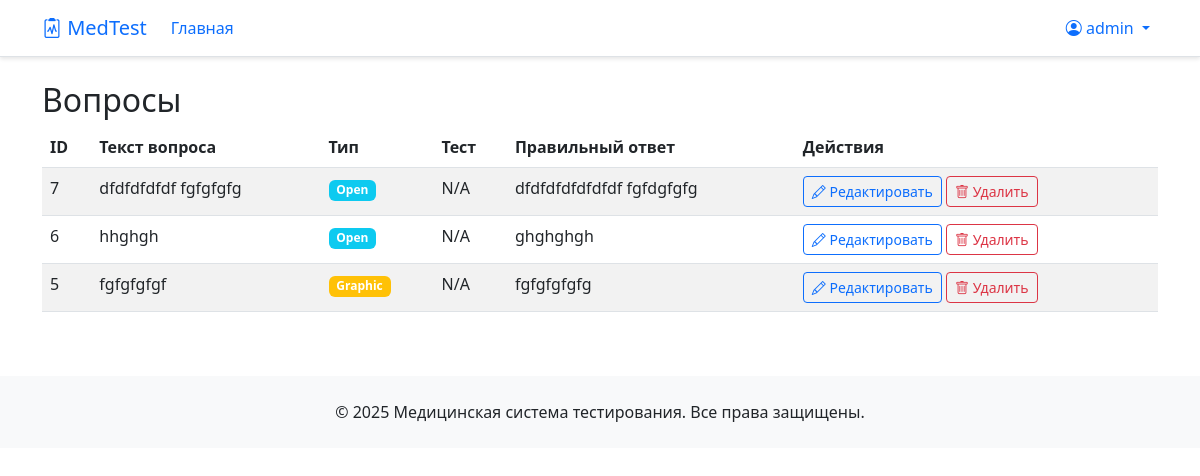
Page /database/questions (signed in) on the committed database.
### app/models/user.py (models this page shows, shortened)
class User(UserMixin, db.Model):
    __tablename__ = 'users'
    id = db.Column(Integer, primary_key=True)
    username = db.Column(String(120), unique=True, nullable=False)
    password_hash = db.Column(String(120), nullable=False)
    role = db.Column(String(20), default='student')  # 'admin', 'teacher', 'student'
    language = db.Column(String(5), default='ru')  # Язык интерфейса
    theme = db.Column(String(50), default='default')  # Тема оформления
    first_name = db.Column(String(100))  # Имя (для студентов)
    last_name = db.Column(String(100))   # Фамилия (для студентов)
    middle_name = db.Column(String(100)) # Отчество (для студентов)
    group_number = db.Column(String(50)) # Номер группы (для студентов)
    created_at = db.Column(DateTime, default=datetime.utcnow)
    test_results = db.relationship('TestResult', back_populates='user', lazy=True)
    creator_questions = db.relationship('Question', back_populates='creator', lazy=True, foreign_keys='Question.creator_id')
    def get_formatted_name(self):
        return self.username

### app/models/question.py (models this page shows, shortened)
class Question(db.Model):
    __tablename__ = 'questions'
    id = db.Column(Integer, primary_key=True)
    question_text = db.Column(Text, nullable=False)
    question_type = db.Column(String(20), default='open')  # 'open', 'graphic'
    correct_answer = db.Column(Text)  # Для открытых вопросов: текст, для графических: ID аннотации (если не используется image_annotation_id)
    image_annotation_id = db.Column(Integer, ForeignKey('image_annotations.id')) # Для графических вопросов
    topic_id = db.Column(Integer, ForeignKey('test_topics.id'))  # ID темы вопроса
    creator_id = db.Column(Integer, ForeignKey('users.id'))  # ID создателя вопроса
    created_at = db.Column(DateTime, default=datetime.utcnow)  # Дата создания вопроса
    creator = db.relationship('User', back_populates='creator_questions', lazy=True, foreign_keys=[creator_id])
    topic = db.relationship('TestTopic', back_populates='questions', lazy=True)
    image_annotation = db.relationship('ImageAnnotation', back_populates='questions', lazy=True)

### app/routes/database.py (the view)
@bp.route('/questions')
@login_required
def questions():
    sort_by = request.args.get('sort_by', 'date')
    order = request.args.get('order', 'desc')
    topics = TestTopic.query.all()
    topic_map = {topic.id: topic.name for topic in topics}  # ← остаётся в памяти как dict
    if current_user.role not in ['admin']:
        flash('Доступ запрещен')
        return redirect(url_for('main.index'))
    sort_fields = {
        'user': Question.creator_id,
        'topic': TestTopic.name,
        'type': Question.question_type,
        'date': Question.created_at
    }
    sort_field = sort_fields.get(sort_by, Question.created_at)
    if order == 'asc':
        sort_expr = asc(sort_field)
    else:
        sort_expr = desc(sort_field)
    if current_user.role == 'admin':
        query = Question.query.join(TestTopic, Question.topic_id == TestTopic.id).order_by(sort_expr)
    page = request.args.get('page', 1, type=int)
    per_page = 10  # количество вопросов на странице
    pagination = query.paginate(page=page, per_page=per_page, error_out=False)
    questions = pagination.items
    return render_template('database/questions.html',
                          questions=questions,
                          topic_map=topic_map,
                          pagination=pagination)

### app/__init__.py (called while the page is built)
@login_manager.user_loader
def load_user(user_id):
    from app.models.user import User
    return User.query.get(int(user_id))

### app/templates/database/questions.html (shortened to what this page needs)
{% extends "base.html" %}
{% block content %}
<h2>{{ _('Вопросы') }}</h2>
<div class="table-responsive">
    <table class="table table-striped">
        <thead>
            <tr>
                <th>{{ _('ID') }}</th>
                <th>{{ _('Текст вопроса') }}</th>
                <th>{{ _('Тип') }}</th>
                <th>{{ _('Тест') }}</th>
                <th>{{ _('Правильный ответ') }}</th>
                <th>{{ _('Действия') }}</th>
            </tr>
        </thead>
        <tbody>
            {% for question in questions %}
            <tr>
                <td>{{ question.id }}</td>
                <td>{{ question.question_text|truncate(50) }}</td>
                <td>
                    <span class="badge bg-{{ 'info' if question.question_type == 'open' else 'warning' }}">
                        {{ _(question.question_type|title) }}
                    </span>
                </td>
                <td>{{ question.test.title if question.test else _('N/A') }}</td>
                <td>{{ question.correct_answer|truncate(30) }}</td>
                <td>
                    <a href="{{ url_for('database.edit_record', table='questions', id=question.id) }}" class="btn btn-sm btn-outline-primary">
                        <i class="bi bi-pencil"></i> {{ _('Редактировать') }}
                    </a>
                    <a href="{{ url_for('database.delete_record', table='questions', id=question.id) }}"
                       class="btn btn-sm btn-outline-danger"
                       onclick="return confirm('{{ _('Удалить вопрос?') }}')">
                        <i class="bi bi-trash"></i> {{ _('Удалить') }}
                    </a>
                </td>
            </tr>
            {% endfor %}
        </tbody>
    </table>
</div>
{% endblock %}

### app/templates/base.html (shortened to what this page needs)
<!DOCTYPE html>
<html lang="{{ session.get('language', 'ru') }}">
<head>
    <link href="https://cdn.jsdelivr.net/npm/bootstrap@5.3.0/dist/css/bootstrap.min.css  " rel="stylesheet">
    <link rel="stylesheet" href="https://cdn.jsdelivr.net/npm/bootstrap-icons@1.10.0/font/bootstrap-icons.css  ">
</head>
<body>
    <div class="lang-buttons">
        <a href="{{ url_for('auth.change_language', language='ru') }}" class="lang-btn {{ 'active' if session.get('language', 'ru') == 'ru' }}">RU</a>
        <a href="{{ url_for('auth.change_language', language='en') }}" class="lang-btn {{ 'active' if session.get('language', 'ru') == 'en' }}">EN</a>
    </div>
    <nav class="navbar navbar-expand-lg navbar-light bg-white border-bottom">
        <div class="container">
            <a class="navbar-brand" href="{{ url_for('main.index') }}">
                <i class="bi bi-clipboard2-pulse"></i> MedTest
            </a>
            <div class="collapse navbar-collapse" id="navbarNav">
                <ul class="navbar-nav me-auto">
                    <li class="nav-item">
                        <a class="nav-link" href="{{ url_for('main.index') }}">{{ _('Главная') }}</a>
                    </li>
                </ul>
                <ul class="navbar-nav">
                    {% if current_user.is_authenticated %}
                        <li class="nav-item dropdown">
                            <a class="nav-link dropdown-toggle" href="#" role="button" data-bs-toggle="dropdown">
                                <i class="bi bi-person-circle"></i> {{ current_user.get_formatted_name() }}
                            </a>
                        </li>
                    {% else %}
                        <li class="nav-item">
                            <a class="nav-link" href="{{ url_for('auth.login') }}">{{ _('Вход') }}</a>
                        </li>
                    {% endif %}
                </ul>
            </div>
        </div>
    </nav>
        {% set messages = get_flashed_messages() %}
    <main class="container mt-4">
        {% block content %}{% endblock %}
    </main>
    <footer class="bg-light text-dark py-4 mt-5">
        <div class="container text-center">
            <p class="mb-0">{{ _('© 2025 Медицинская система тестирования. Все права защищены.') }}</p>
        </div>
    </footer>
</body>
</html>

### app/templates/base.html (style rules this page uses)
:root { --primary-color: #0d6efd; --secondary-color: #6c757d; --success-color: #198754; --info-color: #0dcaf0; --warning-color: #ffc107; --danger-color: #dc3545; --light-color: #f8f9fa; --dark-color: #212529; --white-color: #ffffff; --blue-color: #0d6efd; }
.navbar { background-color: var(--white-color) !important; box-shadow: 0 2px 4px rgba(0,0,0,0.1); }
.navbar-brand, .nav-link { color: var(--primary-color) !important; }
.lang-buttons { position: absolute; top: 10px; right: 10px; }
.lang-btn { border: none; background: none; color: #6c757d; cursor: pointer; font-size: 0.9rem; margin-left: 5px; padding: 2px 5px; border-radius: 3px; }
.lang-btn.active { color: #0d6efd; font-weight: bold; }

### rows in the picture
User: get_formatted_name "admin"
Question: id "7", question_text "dfdfdfdfdf fgfgfgfg", test "N/A", correct_answer "dfdfdfdfdfdfdf fgfdgfgfg"
Question: id "6", question_text "hhghgh", test "N/A", correct_answer "ghghghgh"
Question: id "5", question_text "fgfgfgfgf", test "N/A", correct_answer "fgfgfgfgfg"
